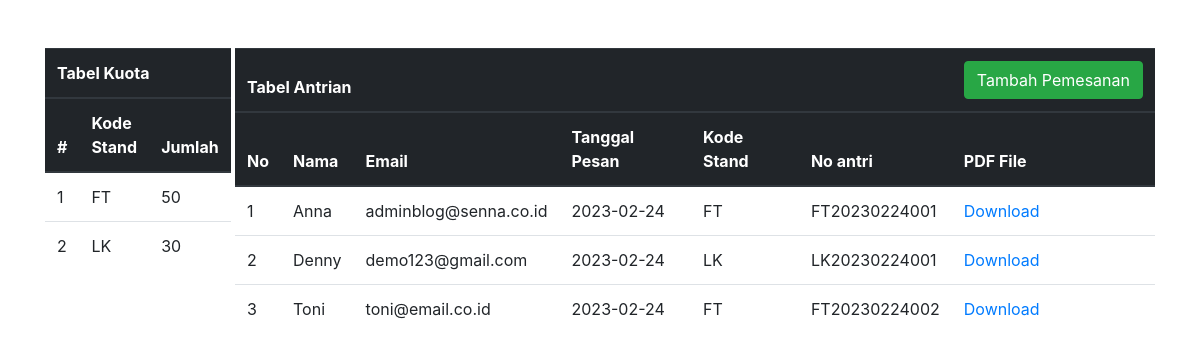
The page / on the database its author committed.
### tables this page shows
CREATE TABLE `tbl_quota_stand` (
  `id` int(11) NOT NULL,
  `kd_stand` varchar(5) NOT NULL,
  `jumlah` int(11) NOT NULL
);

CREATE TABLE `tbl_antri_stand` (
  `id` int(11) NOT NULL,
  `nama` varchar(255) NOT NULL,
  `email` varchar(30) NOT NULL,
  `tanggal_pesan` date NOT NULL,
  `kd_stand` varchar(5) NOT NULL,
  `no_antri` varchar(255) NOT NULL
);

### application/controllers/Pameran.php (called while the page is built, shortened)
<?php
class Pameran extends CI_Controller {
	public function __construct()
	{
		$this->load->model('quota_model');
		$this->load->model('antrian_model');
		$this->load->model('stand_model');
		$this->load->library('form_validation');
		$this->load->library('session');
	}
	public function index()
	{
		$data['quota'] = $this->quota_model->get_all_data();
		$data['antrian'] = $this->antrian_model->get_all_data();
		$data['stand'] = $this->stand_model->get_all_data();
		$this->load->view('dashboard',$data);
	}
}

### index.php (called while the page is built, shortened)
<?php
require_once BASEPATH.'core/CodeIgniter.php';

### application/models/Quota_model.php (called while the page is built, shortened)
<?php
class Quota_model extends CI_Model
{
	public function get_all_data()
	{
		$query = $this->db->get('tbl_quota_stand');
		return $query->result();
	}
}
?>

### application/models/Antrian_model.php (called while the page is built, shortened)
<?php
class Antrian_model extends CI_Model
{
	public function get_all_data()
	{
		$query = $this->db->get('tbl_antri_stand');
		return $query->result();
	}
}
?>

### application/views/dashboard.php (the view, shortened to what this page needs)
<!doctype html>
<html lang="en">
<head>
    <link rel="stylesheet" href="https://cdn.jsdelivr.net/npm/bootstrap@4.0.0/dist/css/bootstrap.min.css">
</head>
<body>
    <div class="container">
        <div class="row mt-5">
            <div class="col-md-2">
                <table class="table">
                    <thead class="thead-dark">
                        <tr>
                            <th colspan="3">Tabel Kuota</th>
                        </tr>
                        <tr>
                            <th scope="col">#</th>
                            <th>Kode Stand</th>
                            <th>Jumlah</th>
                        </tr>
                    </thead>
                    <tbody>
                        <?php
                        $no = 1;
                        foreach ($quota as $db) : ?>
                            <tr>
                                <td><?= $no ?></td>
                                <td><?php echo $db->kd_stand; ?></td>
                                <td><?php echo $db->jumlah; ?></td>
                            </tr>
                        <?php
                            $no++;
                        endforeach;
                        ?>
                    </tbody>
                </table>
            </div>
            <div class="col-md-10">
                <table class="table">
                    <thead class="thead-dark">
                        <tr>
                            <th colspan="6">Tabel Antrian</th>
                            <th colspan="2">
                            <a href="<?= base_url('pameran/tambah')?>" class="btn btn-success">
                    Tambah Pemesanan
                </a>
                            </th>
                        </tr>
                        <tr>
                            <th scope="col">No</th>
                            <th>Nama</th>
                            <th>Email</th>
                            <th>Tanggal Pesan</th>
                            <th>Kode Stand</th>
                            <th>No antri</th>
                            <th>PDF File</th>
                        </tr>
                    </thead>
                    <tbody>
                        <?php
                        $no = 1;
                        foreach ($antrian as $db) : ?>
                            <tr>
                                <td><?= $no ?></td>
                                <td><?php echo $db->nama; ?></td>
                                <td><?php echo $db->email; ?></td>
                                <td><?php echo $db->tanggal_pesan; ?></td>
                                <td><?php echo $db->kd_stand; ?></td>
                                <td><?php echo $db->no_antri; ?></td>
                                <td><a href="<?= base_url('pameran/importPDF')."?no_urut=".$db->no_antri ?>">Download</a></td>
                            </tr>
                        <?php
                            $no++;
                        endforeach;
                        ?>
                    </tbody>
                </table>
            </div>
        </div>
    </div>
</body>
</html>

### rows shown on the page
tbl_quota_stand: kd_stand "FT", jumlah "50"
tbl_quota_stand: kd_stand "LK", jumlah "30"
tbl_antri_stand: nama "Anna", email "adminblog@senna.co.id", tanggal_pesan "2023-02-24", kd_stand "FT", no_antri "FT20230224001"
tbl_antri_stand: nama "Denny", email "demo123@gmail.com", tanggal_pesan "2023-02-24", kd_stand "LK", no_antri "LK20230224001"
tbl_antri_stand: nama "Toni", email "toni@email.co.id", tanggal_pesan "2023-02-24", kd_stand "FT", no_antri "FT20230224002"
